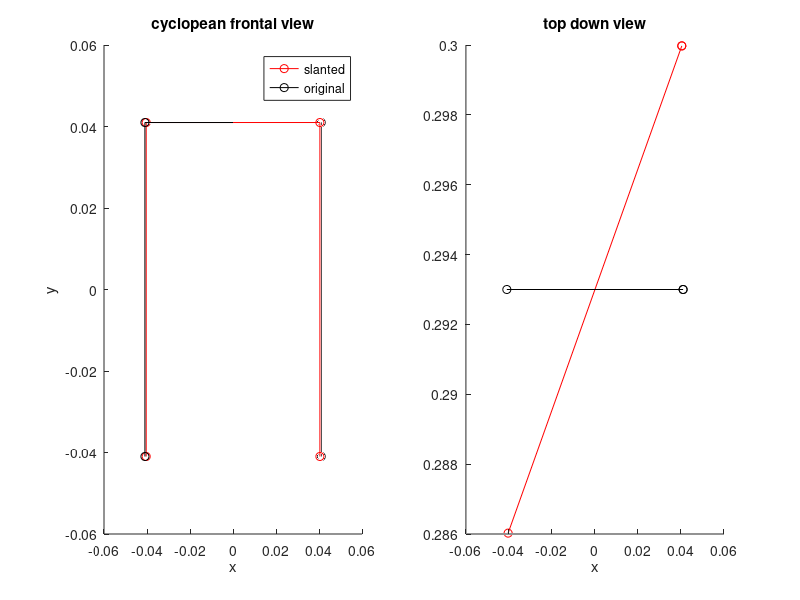
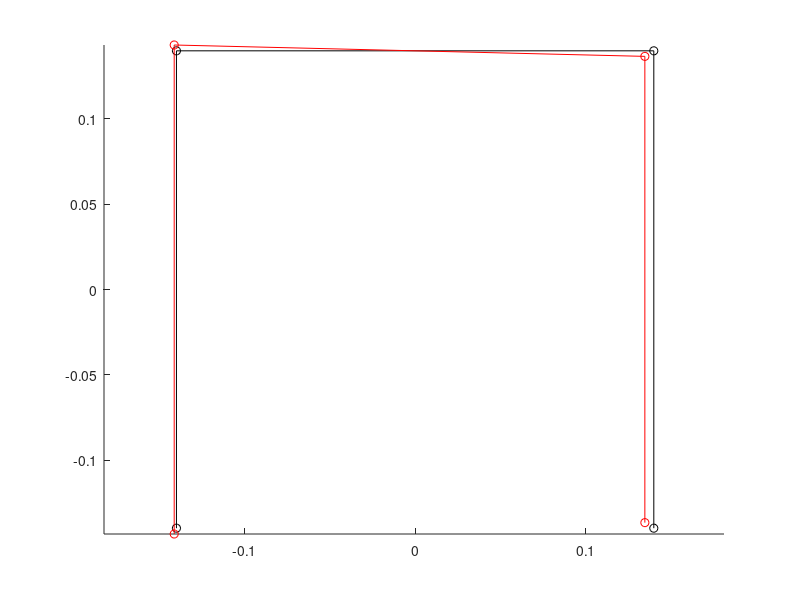

Reproduce these figures in MATLAB, in order.
%Determine the shape of a rectangle that has been slanted a given
%amount. This will allow is to predict the expected shape distortion for a
%given change in binocular disparity. 
clear all;
close all;
%calculate the positions of four corners of a rectangle after it has
%been slanted a given amount. Then caluclate the ratio of the two sides of
%the rectangle.

%NOTE: y coordinate in the world won't change but the height changes after
%prospective projection of the rectangle

%define distance from cyclopian eye to the rectangle.
dist_m = 0.293;
%Define size of rectangle
RectH_dg = 16;
RectW_dg = 16;
RectHalfW_m   = (2*(dist_m )).*tand((RectW_dg./2)./2); %zdist is originally negative so you have to make it postive
RectHalfH_m  = (2*(dist_m )).*tand((RectW_dg./2)./2);

%Slant of the rectangle. 
slant = 9.8;
display(['Slant = ', num2str(slant), ' deg']);

%Define four corners of a rectangle
%order: bottomleft , topleft, topright, bottomright
x = [-RectHalfW_m,-RectHalfW_m,RectHalfW_m,RectHalfW_m];
y = [-RectHalfH_m,RectHalfH_m,RectHalfH_m,-RectHalfH_m];
z = [dist_m,dist_m ,dist_m ,dist_m];


%THINGS YOU NEED TO SPECIFY A PLANE
% to specify a plane you need a point on that plane and a surface normal
% vector. To adjust the slant of the plane, we will adjust the surface
% normal vector. These will be used to specify the texture and disparity planes.

% point on plane 
x0 = 0;
y0 = 0;
z0 = dist_m; %negative distance

% frontoparallel plane normal (surface normal vector)
a0 = 0;
b0 = 0; 
c0 = 1; %specifies the direction the vector is pointing. this must remain 1 for the calculations

%CALCULATE PLANE FOR A GIVEN SLANT
% adjust surface normal to specified slant (this changes the surface normal vector)
%a and c are the new x and z coordinates for the surface normal vector a the new slant
a = a0*cosd(slant) - c0*sind(slant); %x coordinate for surfance normal vector
b = b0; % y coordinate doesn't change because we are rotating around a vertical axis
c = a0*sind(slant) + c0*cosd(slant); %z coordinate for surface normal vector

% Equation for a plane
% solve for d (https://mathworld.wolfram.com/Plane.html)
d = -a*x0 - b*y0 - c*z0; 

%Identify the X POSITION OF THE DOTS
% before solving for z, we need to correct the x coordinates as appropriate
% for the slant angle that specifies slant. The x values must 
x_slanted = x*cosd(slant);

% solve for z position of the dots
z_slanted= (-d - a.*x_slanted - b.*y)./c; %all the z coordinates of texture specified slanted plane

%% plot the results to double check

    % PLOT THE DOTS
    %orthographic view of dots
    figure(50); hold on; % note that this orthographic projection does not show what the stimulus would actually look like on screen
    subplot(1,2,1); hold on; title('cyclopean frontal view');
    s = plot3(x_slanted(:),y(:),z_slanted(:),'-ro'); %slanted
    or = plot3(x(:),y(:),z(:),'-ko'); %oritinal dots
    view([0 90]); %side view
    xlabel('x'); ylabel('y');
    legend([s or],'slanted','original');
    
    subplot(1,2,2); hold on; title('top down view');
    plot3(x_slanted(:),y(:),z_slanted(:),'-ro'); %plots the dots from a top view
    plot3(x(:),y(:),z(:),'-ko'); %oritinal dots
    view([0 0]); %top view
    xlabel('x'); ylabel('z');
    
    
    %PLOT USING PERSPECTIVE PROJECTION
    % manually calculate perspective projection of original grid and adjusted
    % grid. This is necessary because the MATLAB default is orthographic
    % projection.
    f = 1;
    xo = f*x(:)./z(:);
    yo = f*y(:)./z(:);
    
    xs = f*x_slanted(:)./z_slanted(:);
    ys = f*y(:)./z_slanted(:);
    
    figure(51); hold on;
    plot(xo,yo,'-ko'); %original
    plot(xs,ys,'-ro'); %slanted
    axis equal;

%% Identfiy the ratio of the right height to left height of the shape
%this is the caluclation we do in the paper to measure the shape distortion

%After calculating prospective projection the y values have changed
%approaprietly with the slanted plane
ratioPercieved = ys(4)./ ys(1); %half height of right side divided by the left side
display(ratioPercieved)

